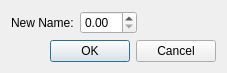
<?xml version="1.0" encoding="UTF-8"?>
<ui version="4.0">
 <class>RawDataRiverPathPointRenameDialog</class>
 <widget class="QDialog" name="RawDataRiverPathPointRenameDialog">
  <property name="geometry">
   <rect>
    <x>0</x>
    <y>0</y>
    <width>227</width>
    <height>69</height>
   </rect>
  </property>
  <property name="windowTitle">
   <string>Rename Traversal Line</string>
  </property>
  <layout class="QVBoxLayout" name="verticalLayout">
   <item>
    <layout class="QHBoxLayout" name="horizontalLayout">
     <item>
      <widget class="QLabel" name="label">
       <property name="text">
        <string>New Name:</string>
       </property>
      </widget>
     </item>
     <item>
      <widget class="QDoubleSpinBox" name="nameSpinBox">
       <property name="singleStep">
        <double>0.100000000000000</double>
       </property>
      </widget>
     </item>
     <item>
      <spacer name="horizontalSpacer">
       <property name="orientation">
        <enum>Qt::Horizontal</enum>
       </property>
       <property name="sizeHint" stdset="0">
        <size>
         <width>40</width>
         <height>20</height>
        </size>
       </property>
      </spacer>
     </item>
    </layout>
   </item>
   <item>
    <widget class="QDialogButtonBox" name="buttonBox">
     <property name="orientation">
      <enum>Qt::Horizontal</enum>
     </property>
     <property name="standardButtons">
      <set>QDialogButtonBox::Cancel|QDialogButtonBox::Ok</set>
     </property>
    </widget>
   </item>
  </layout>
 </widget>
 <resources/>
 <connections>
  <connection>
   <sender>buttonBox</sender>
   <signal>accepted()</signal>
   <receiver>RawDataRiverPathPointRenameDialog</receiver>
   <slot>accept()</slot>
   <hints>
    <hint type="sourcelabel">
     <x>248</x>
     <y>254</y>
    </hint>
    <hint type="destinationlabel">
     <x>157</x>
     <y>274</y>
    </hint>
   </hints>
  </connection>
  <connection>
   <sender>buttonBox</sender>
   <signal>rejected()</signal>
   <receiver>RawDataRiverPathPointRenameDialog</receiver>
   <slot>reject()</slot>
   <hints>
    <hint type="sourcelabel">
     <x>316</x>
     <y>260</y>
    </hint>
    <hint type="destinationlabel">
     <x>286</x>
     <y>274</y>
    </hint>
   </hints>
  </connection>
 </connections>
</ui>
